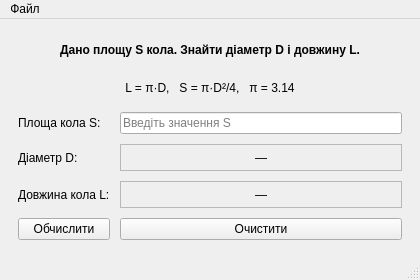
<?xml version="1.0" encoding="UTF-8"?>
<ui version="4.0">
 <class>MainWindow</class>
 <widget class="QMainWindow" name="MainWindow">
  <property name="geometry">
   <rect>
    <x>0</x>
    <y>0</y>
    <width>420</width>
    <height>280</height>
   </rect>
  </property>
  <property name="windowTitle">
   <string>Задача 35 – Параметри кола</string>
  </property>
  <widget class="QWidget" name="centralwidget">
   <layout class="QGridLayout" name="gridLayout">
    <property name="margin">
     <number>18</number>
    </property>
    <property name="spacing">
     <number>10</number>
    </property>

    <!-- Рядок 0: заголовок -->
    <item row="0" column="0" colspan="2">
     <widget class="QLabel" name="lbl_title">
      <property name="text">
       <string>&lt;b&gt;Дано площу S кола. Знайти діаметр D і довжину L.&lt;/b&gt;</string>
      </property>
      <property name="alignment">
       <set>Qt::AlignCenter</set>
      </property>
     </widget>
    </item>

    <!-- Рядок 1: формули -->
    <item row="1" column="0" colspan="2">
     <widget class="QLabel" name="lbl_formulas">
      <property name="text">
       <string>L = π·D,   S = π·D²/4,   π = 3.14</string>
      </property>
      <property name="alignment">
       <set>Qt::AlignCenter</set>
      </property>
     </widget>
    </item>

    <!-- Рядок 2: введення S -->
    <item row="2" column="0">
     <widget class="QLabel" name="lbl_S">
      <property name="text">
       <string>Площа кола S:</string>
      </property>
     </widget>
    </item>
    <item row="2" column="1">
     <widget class="QLineEdit" name="le_S">
      <property name="placeholderText">
       <string>Введіть значення S</string>
      </property>
     </widget>
    </item>

    <!-- Рядок 3: результат D -->
    <item row="3" column="0">
     <widget class="QLabel" name="lbl_D">
      <property name="text">
       <string>Діаметр D:</string>
      </property>
     </widget>
    </item>
    <item row="3" column="1">
     <widget class="QLabel" name="lbl_D_result">
      <property name="text">
       <string>—</string>
      </property>
      <property name="frameShape">
       <enum>QFrame::StyledPanel</enum>
      </property>
      <property name="alignment">
       <set>Qt::AlignCenter</set>
      </property>
     </widget>
    </item>

    <!-- Рядок 4: результат L -->
    <item row="4" column="0">
     <widget class="QLabel" name="lbl_L">
      <property name="text">
       <string>Довжина кола L:</string>
      </property>
     </widget>
    </item>
    <item row="4" column="1">
     <widget class="QLabel" name="lbl_L_result">
      <property name="text">
       <string>—</string>
      </property>
      <property name="frameShape">
       <enum>QFrame::StyledPanel</enum>
      </property>
      <property name="alignment">
       <set>Qt::AlignCenter</set>
      </property>
     </widget>
    </item>

    <!-- Рядок 5: кнопки -->
    <item row="5" column="0">
     <widget class="QPushButton" name="btn_calculate">
      <property name="text">
       <string>Обчислити</string>
      </property>
     </widget>
    </item>
    <item row="5" column="1">
     <widget class="QPushButton" name="btn_clear">
      <property name="text">
       <string>Очистити</string>
      </property>
     </widget>
    </item>

   </layout>
  </widget>

  <!-- Меню -->
  <widget class="QMenuBar" name="menubar">
   <property name="geometry">
    <rect>
     <x>0</x>
     <y>0</y>
     <width>420</width>
     <height>22</height>
    </rect>
   </property>
   <widget class="QMenu" name="menuFile">
    <property name="title">
     <string>Файл</string>
    </property>
    <addaction name="actionLoad_from_file"/>
    <addaction name="actionSave_to_file"/>
   </widget>
   <addaction name="menuFile"/>
  </widget>

  <widget class="QStatusBar" name="statusbar"/>

  <action name="actionLoad_from_file">
   <property name="text">
    <string>Завантажити з файлу</string>
   </property>
  </action>
  <action name="actionSave_to_file">
   <property name="text">
    <string>Зберегти результати</string>
   </property>
  </action>

 </widget>
 <resources/>
 <connections/>
</ui>
